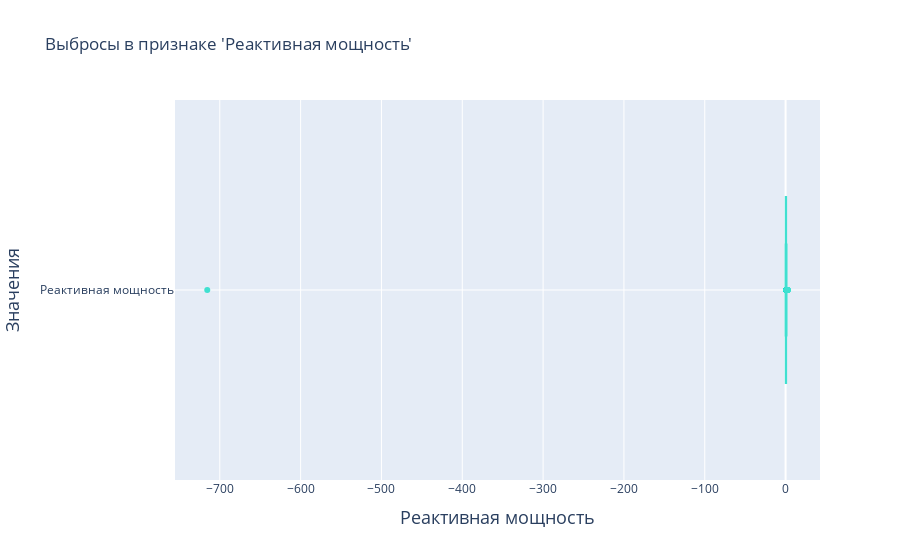
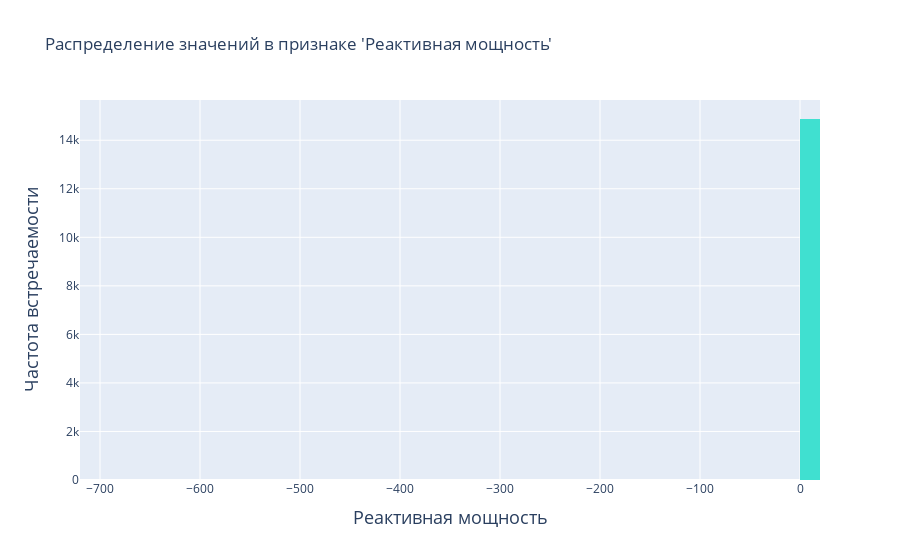

The notebook cell saved with these charts, in order:
### Code cell
outliers_and_features_distribution(
    df_data_arc,
    'Реактивная мощность',
    'Реактивная мощность',
    'turquoise')

### Figure 1 — Plotly figure (JSON) as saved in the notebook; plotly's stock layout.template omitted (floating-point values rounded to 4 significant figures; data arrays with more than 128 entries replaced by an {"elided": "..."} marker saying what was removed)
{"data": [{"marker": {"color": "turquoise"}, "name": "Реактивная мощность", "type": "box", "x": {"elided": "14876 float values"}}], "layout": {"title": {"text": "Выбросы в признаке 'Реактивная мощность'"}, "xaxis": {"showgrid": true, "title": {"font": {"size": 18}, "text": "Реактивная мощность"}}, "yaxis": {"showgrid": true, "title": {"font": {"size": 18}, "text": "Значения"}}}}

### Figure 2 — Plotly figure (JSON) as saved in the notebook; plotly's stock layout.template omitted (floating-point values rounded to 4 significant figures; data arrays with more than 128 entries replaced by an {"elided": "..."} marker saying what was removed)
{"data": [{"marker": {"color": "turquoise"}, "nbinsx": 50, "type": "histogram", "x": {"elided": "14876 float values"}}], "layout": {"title": {"text": "Распределение значений в признаке 'Реактивная мощность'"}, "xaxis": {"showgrid": true, "title": {"font": {"size": 18}, "text": "Реактивная мощность"}}, "yaxis": {"showgrid": true, "title": {"font": {"size": 18}, "text": "Частота встречаемости"}}}}
